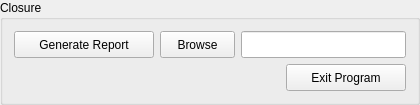
       <widget class="QGroupBox" name="endGroup">
        <property name="sizePolicy">
         <sizepolicy hsizetype="Maximum" vsizetype="Maximum">
          <horstretch>0</horstretch>
          <verstretch>0</verstretch>
         </sizepolicy>
        </property>
        <property name="minimumSize">
         <size>
          <width>420</width>
          <height>105</height>
         </size>
        </property>
        <property name="maximumSize">
         <size>
          <width>420</width>
          <height>105</height>
         </size>
        </property>
        <property name="title">
         <string>Closure</string>
        </property>
        <layout class="QVBoxLayout" name="verticalLayout">
         <item>
          <layout class="QHBoxLayout" name="horizontalLayout_5">
           <item>
            <widget class="QPushButton" name="reportButton">
             <property name="sizePolicy">
              <sizepolicy hsizetype="Minimum" vsizetype="Maximum">
               <horstretch>0</horstretch>
               <verstretch>0</verstretch>
              </sizepolicy>
             </property>
             <property name="minimumSize">
              <size>
               <width>140</width>
               <height>27</height>
              </size>
             </property>
             <property name="maximumSize">
              <size>
               <width>140</width>
               <height>27</height>
              </size>
             </property>
             <property name="toolTip">
              <string>Generate Report After Checking Compliance</string>
             </property>
             <property name="text">
              <string>Generate Report</string>
             </property>
            </widget>
           </item>
           <item>
            <widget class="QPushButton" name="reportDirBrowseButton">
             <property name="minimumSize">
              <size>
               <width>75</width>
               <height>27</height>
              </size>
             </property>
             <property name="maximumSize">
              <size>
               <width>75</width>
               <height>27</height>
              </size>
             </property>
             <property name="text">
              <string>Browse</string>
             </property>
            </widget>
           </item>
           <item>
            <widget class="QLineEdit" name="reportDir">
             <property name="minimumSize">
              <size>
               <width>0</width>
               <height>27</height>
              </size>
             </property>
             <property name="maximumSize">
              <size>
               <width>16777215</width>
               <height>27</height>
              </size>
             </property>
             <property name="placeholderText">
              <string/>
             </property>
            </widget>
           </item>
          </layout>
         </item>
         <item>
          <layout class="QHBoxLayout" name="horizontalLayout">
           <item>
            <spacer name="horizontalSpacer_7">
             <property name="orientation">
              <enum>Qt::Horizontal</enum>
             </property>
             <property name="sizeHint" stdset="0">
              <size>
               <width>40</width>
               <height>20</height>
              </size>
             </property>
            </spacer>
           </item>
           <item>
            <widget class="QPushButton" name="exitButton">
             <property name="sizePolicy">
              <sizepolicy hsizetype="Minimum" vsizetype="Maximum">
               <horstretch>0</horstretch>
               <verstretch>0</verstretch>
              </sizepolicy>
             </property>
             <property name="minimumSize">
              <size>
               <width>120</width>
               <height>27</height>
              </size>
             </property>
             <property name="maximumSize">
              <size>
               <width>120</width>
               <height>27</height>
              </size>
             </property>
             <property name="text">
              <string>Exit Program</string>
             </property>
            </widget>
           </item>
          </layout>
         </item>
        </layout>
       </widget>
